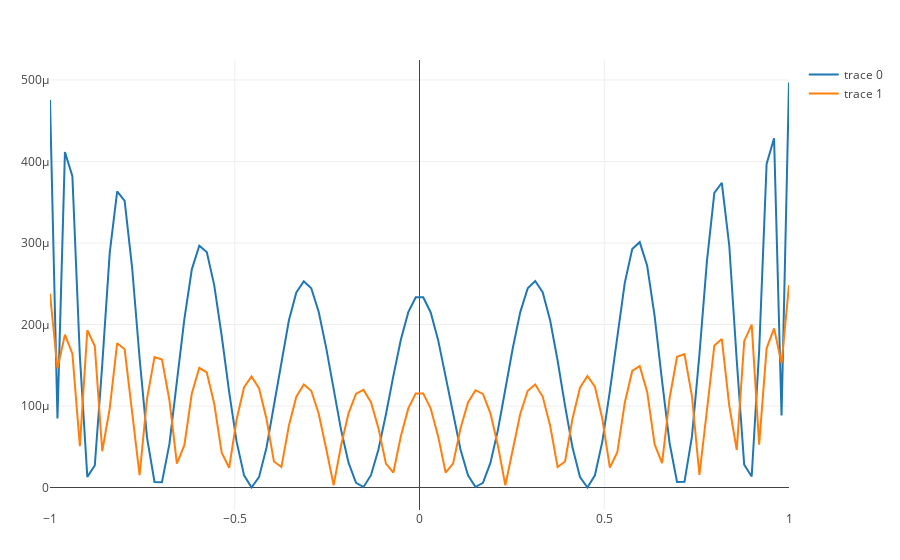

Notebook code cell kept with this figure:
### Code cell
t = run_polytest(10, "chebyshev")
Plotly.plot([Plotly.scatter(x=domain, y=t[1]), Plotly.scatter(x=domain, y=t[2])])
